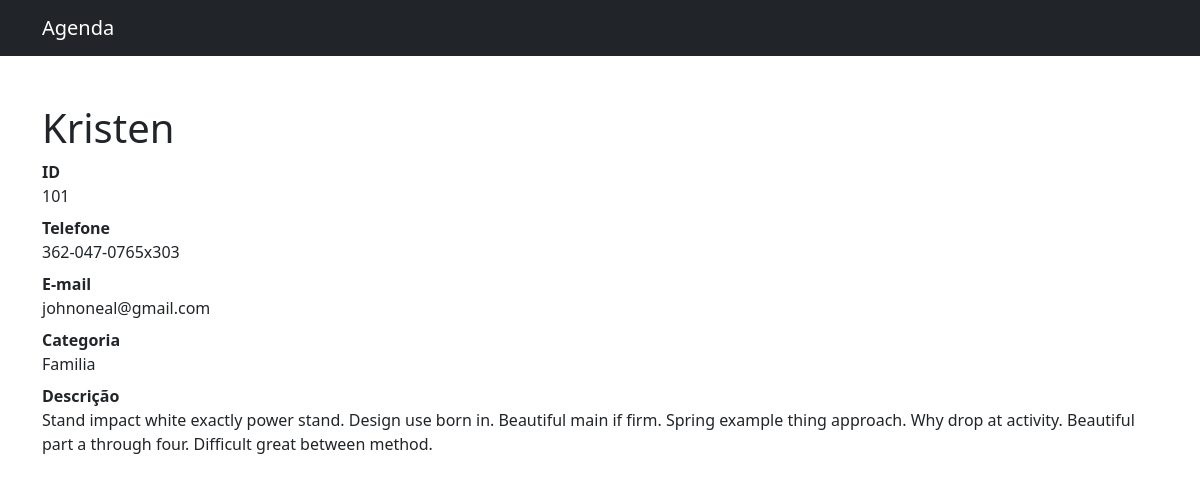
The page /101 on the database its author committed.
### contatos/models.py (models this page shows, shortened)
class Contato(models.Model):
    nome = models.CharField(max_length=255)
    sobrenome = models.CharField(max_length=255, blank=True)
    telefone = models.CharField(max_length=255)
    email = models.CharField(max_length=255, blank=True)
    descricao = models.TextField()
    data_criacao = models.DateTimeField(default=timezone.now)
    mostrar = models.BooleanField(default=True)
    categoria = models.ForeignKey(Categoria, on_delete=models.DO_NOTHING)

class Categoria(models.Model):
    categoria = models.CharField(max_length=255)
    def __str__(self):
        return self.categoria

### contatos/views.py (the view)
# urls.py: path('<int:contato_id>', views.detalhes, name="detalhes"),
def detalhes(request, contato_id):
    contato = Contato.objects.get(id=contato_id)
    return render(request, 'contatos/detalhes.html', {
        "contato": contato,
    })

### contatos/templates/contatos/detalhes.html
{% extends 'base.html' %}
{% block conteudo %}
    <h1 class="mt-5"> {{contato.nome}} </h1>
        <dl>
          <dt>ID</dt>
          <dd> {{contato.id}} </dd>
          <dt>Telefone</dt>
          <dd> {{contato.telefone}} </dd>
          <dt>E-mail</dt>
          <dd> {{contato.email}} </dd>
          <dt>Categoria</dt>
          <dd> {{contato.categoria}} </dd>
          <dt>Descrição</dt>
          <dd>
            {{ contato.descricao }}
          </dd>
        </dl>
{% endblock conteudo %}

### rows shown on the page
Contato: nome "Kristen", id "101", telefone "362-047-0765x303", email "johnoneal@gmail.com", categoria "Familia", descricao "Stand impact white exactly power stand. Design use born in. Beautiful main if firm. Spring example thing approach. Why drop at activity. Beautiful part a through four. Difficult great between method."
